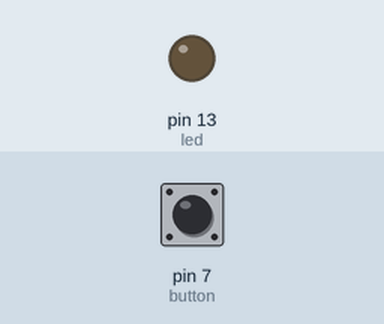
This sketch was run on a simulated Arduino Uno, built with avr-gcc and run on an emulated ATmega328P. Shown: output pins drawn as LEDs (lit = HIGH). Inputs (shaded band) come from the test bench; at power-on: pin 7 (button) LOW. What the sketch prints to the serial monitor is not drawn.

Above: at 1.2 s.
1.3 s: pin 7 (button) pulled HIGH for 0.15 s
At 1.38 s:
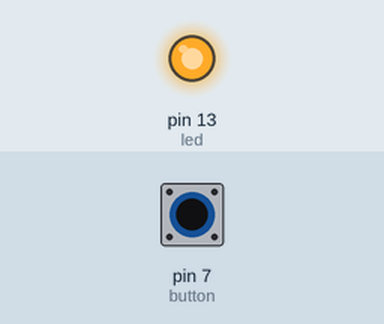
2.9 s: pin 7 (button) pulled HIGH for 3.2 s
At 7.2 s:
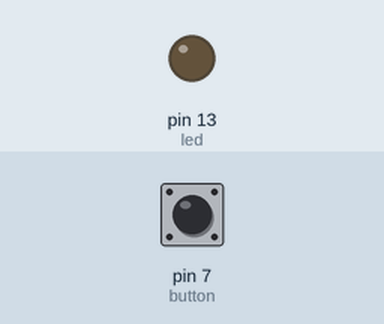
Timing chart, 0 to 8.7 s (numbered marks = the images above; inputs shaded):
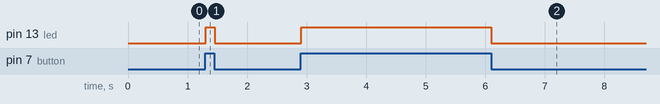

Measured:
- after the input at 1.3 s, pin 13 (led): LOW → HIGH at once, → LOW 0.15 s later
- after the input at 2.9 s, pin 13 (led): LOW → HIGH at once, → LOW 3.2 s later

The sketch:

button.ino
```cpp
int led = 13;
int button = 7;

void setup() {
  // put your setup code here, to run once:
  Serial.begin(9600);
  pinMode(led, OUTPUT);
  pinMode(button, INPUT);
}

void loop() {
  // put your main code here, to run repeatedly:
  int state;
  state = digitalRead(button);
  Serial.println(state);
  if (state) {
    digitalWrite(led, HIGH);
  } else {
    digitalWrite(led, LOW);
  };
}
```
